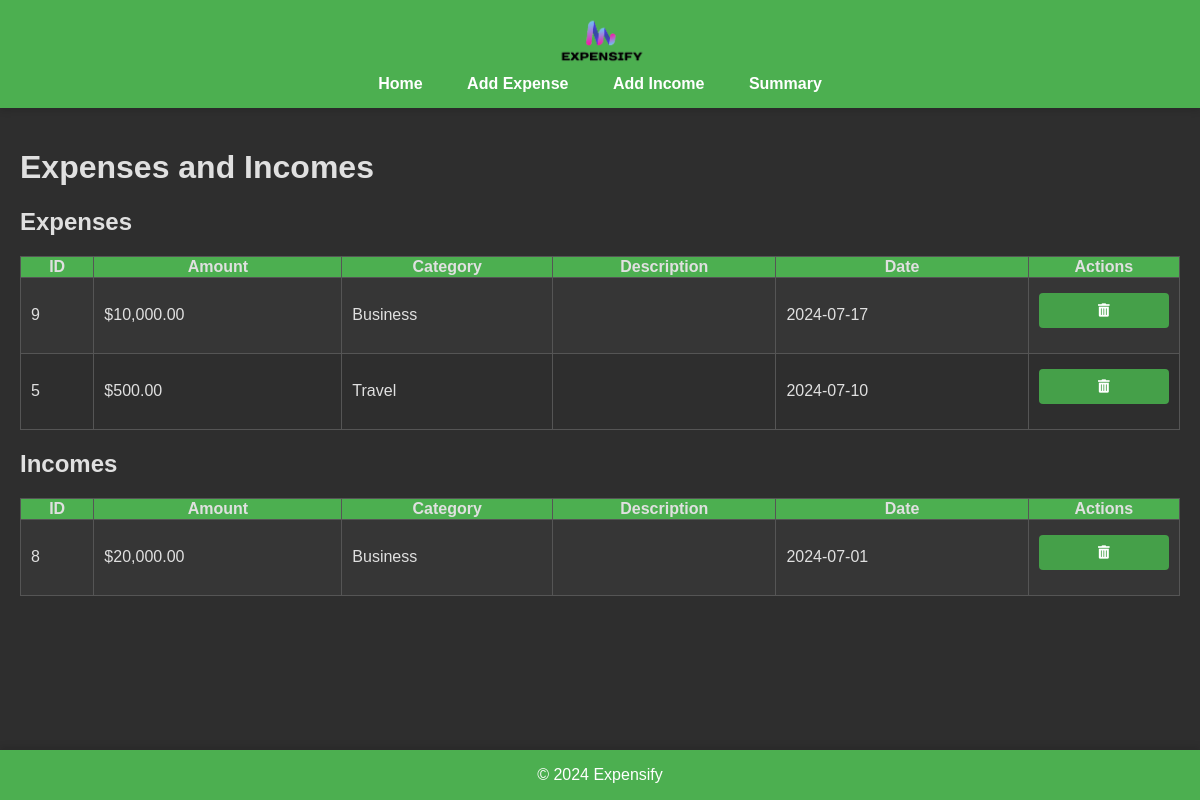
The page /index on the database as committed earlier.
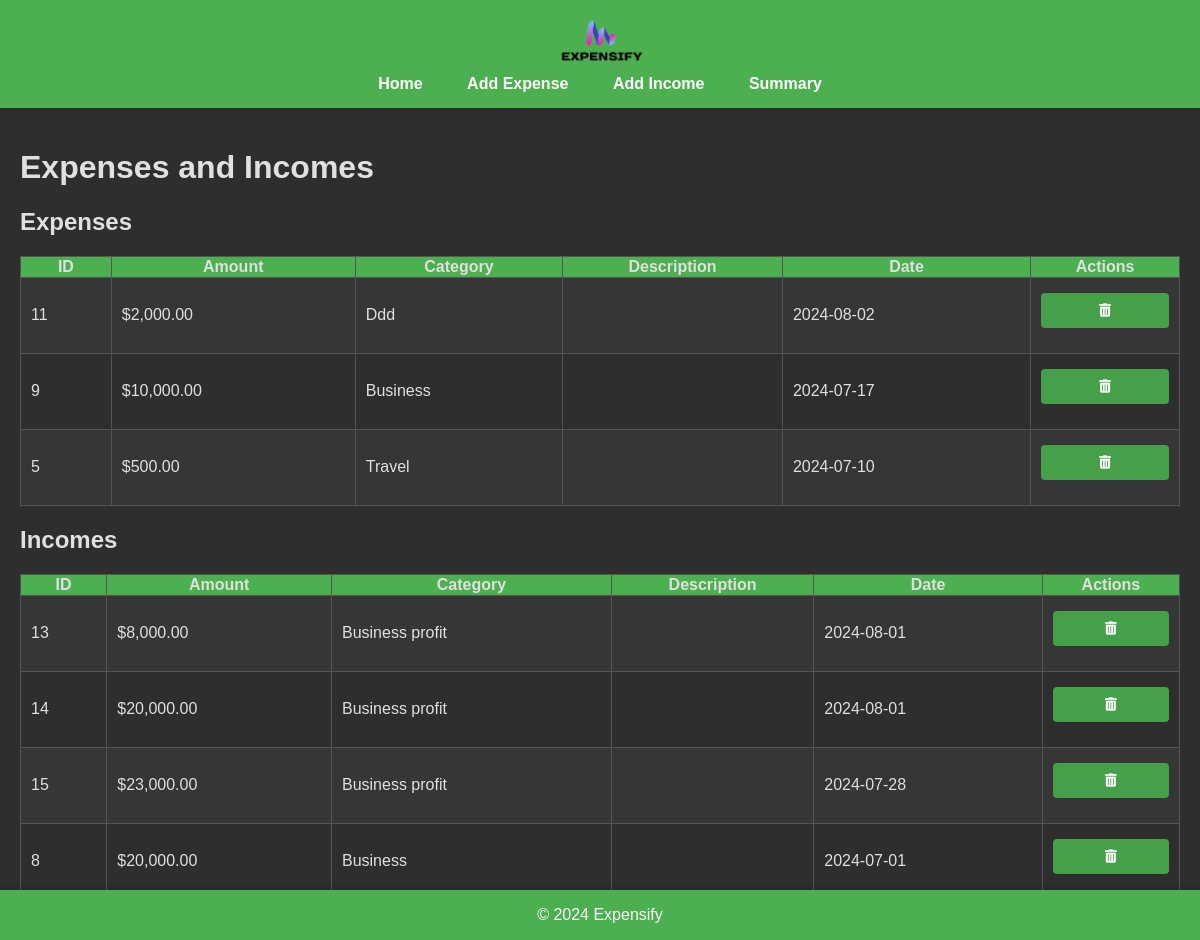
The same page on the database as committed later.
### tables this page shows
CREATE TABLE expenses (
            id INTEGER PRIMARY KEY AUTOINCREMENT,
            amount REAL NOT NULL,
            category TEXT NOT NULL,
            description TEXT,
            date TEXT NOT NULL
        );

CREATE TABLE incomes (
            id INTEGER PRIMARY KEY AUTOINCREMENT,
            amount REAL NOT NULL,
            category TEXT NOT NULL,
            description TEXT,
            date TEXT NOT NULL
        );

### app.py (the view)
@app.route('/index')
def index():
    with sqlite3.connect('expenses.db') as conn:
        cursor = conn.cursor()
        cursor.execute('SELECT * FROM expenses ORDER BY date DESC')
        expenses = cursor.fetchall()
        cursor.execute('SELECT * FROM incomes ORDER BY date DESC')
        incomes = cursor.fetchall()
    return render_template('index.html', expenses=expenses, incomes=incomes)

### templates/index.html
{% extends "base.html" %}
{% block content %}
    <div class="container mt-4">
        <h1 class="mb-4">Expenses and Incomes</h1>
        <h2>Expenses</h2>
        <table class="table table-striped">
            <thead>
                <tr>
                    <th>ID</th>
                    <th>Amount</th>
                    <th>Category</th>
                    <th>Description</th>
                    <th>Date</th>
                    <th>Actions</th>
                </tr>
            </thead>
            <tbody>
                {% for expense in expenses %}
                <tr>
                    <td>{{ expense[0] }}</td>
                    <td>${{ "{:,.2f}".format(expense[1]) }}</td>
                    <td>{{ expense[2] }}</td>
                    <td>{{ expense[3] }}</td>
                    <td>{{ expense[4] }}</td>
                    <td>
                        <form action="/delete_expense/{{ expense[0] }}" method="post" style="display:inline;">
                            <button type="submit" class="btn btn-danger btn-sm">
                                <i class="fas fa-trash-alt"></i>
                            </button>
                        </form>
                    </td>
                </tr>
                {% endfor %}
            </tbody>
        </table>
        <h2>Incomes</h2>
        <table class="table table-striped">
            <thead>
                <tr>
                    <th>ID</th>
                    <th>Amount</th>
                    <th>Category</th>
                    <th>Description</th>
                    <th>Date</th>
                    <th>Actions</th>
                </tr>
            </thead>
            <tbody>
                {% for income in incomes %}
                <tr>
                    <td>{{ income[0] }}</td>
                    <td>${{ "{:,.2f}".format(income[1]) }}</td>
                    <td>{{ income[2] }}</td>
                    <td>{{ income[3] }}</td>
                    <td>{{ income[4] }}</td>
                    <td>
                        <form action="/delete_income/{{ income[0] }}" method="post" style="display:inline;">
                            <button type="submit" class="btn btn-danger btn-sm">
                                <i class="fas fa-trash-alt"></i>
                            </button>
                        </form>
                    </td>
                </tr>
                {% endfor %}
            </tbody>
        </table>
    </div>
    <link rel="stylesheet" href="https://cdnjs.cloudflare.com/ajax/libs/font-awesome/5.15.4/css/all.min.css">
{% endblock %}

### templates/base.html (shortened to what this page needs)
<!DOCTYPE html>
<html lang="en">
<head>
    <link rel="stylesheet" href="{{ url_for('static', filename='css/style.css') }}">
</head>
<body>
    <header>
        <img src="{{ url_for('static', filename='images/logo.png') }}" alt="Expense Tracker Logo" class="logo">
        <nav>
            <a href="{{ url_for('index') }}">Home</a>
            <a href="{{ url_for('add_expense') }}">Add Expense</a>
            <a href="{{ url_for('add_income') }}">Add Income</a>
            <a href="{{ url_for('summary') }}">Summary</a>
        </nav>
    </header>
    <main>
        {% block content %}{% endblock %}
    </main>
    <footer>
        <p>&copy; 2024 Expensify </p>
    </footer>
</body>
</html>

### static/css/style.css (style rules this page uses)
body { font-family: 'Arial', sans-serif; margin: 0; padding: 0; background-color: #2E2E2E; color: #E0E0E0; }
header { background-color: #4CAF50; color: #FFFFFF; padding: 15px; text-align: center; box-shadow: 0 4px 6px rgba(0, 0, 0, 0.1); }
header .logo { height: 50px; vertical-align: middle; }
nav { margin-top: 10px; text-align: center; }
nav a { color: white; margin: 0 20px; text-decoration: none; font-weight: bold; transition: color 0.3s; }
main { padding: 20px; max-width: 1200px; margin: 0 auto; }
form { background-color: transparent; border-radius: 8px; margin-bottom: 20px; display: flex; flex-direction: column; }
form input, form select, form button { width: 100%; padding: 10px; margin: 5px 0 15px; border: 1px solid #555; border-radius: 4px; background-color: #2E2E2E; color: #E0E0E0; box-sizing: border-box; }
form button { background-color: #45a049; color: white; border: none; cursor: pointer; transition: background-color 0.3s; }
table { width: 100%; border-collapse: collapse; margin-bottom: 20px; background-color: #363636; }
table, th, td { border: 1px solid #555; color: #E0E0E0; }
thead { background-color: #4CAF50; color: white; }
tr:nth-child(even) { background-color: #2E2E2E; }
td { padding: 10px; vertical-align: middle; }
footer { background-color: #4CAF50; color: #FFFFFF; text-align: center; position: fixed; width: 100%; bottom: 0; box-shadow: 0 -4px 6px rgba(0, 0, 0, 0.1); }
button { background-color: #4CAF50; color: #FFFFFF; border: none; padding: 10px 15px; border-radius: 5px; cursor: pointer; }

Rows that differ between the two databases and show on the page:
added expenses: id "11", amount "2,000.00", category "Ddd", date "2024-08-02"
added incomes: id "13", amount "8,000.00", category "Business profit", date "2024-08-01"
added incomes: id "14", amount "20,000.00", category "Business profit", date "2024-08-01"
added incomes: id "15", amount "23,000.00", category "Business profit", date "2024-07-28"
